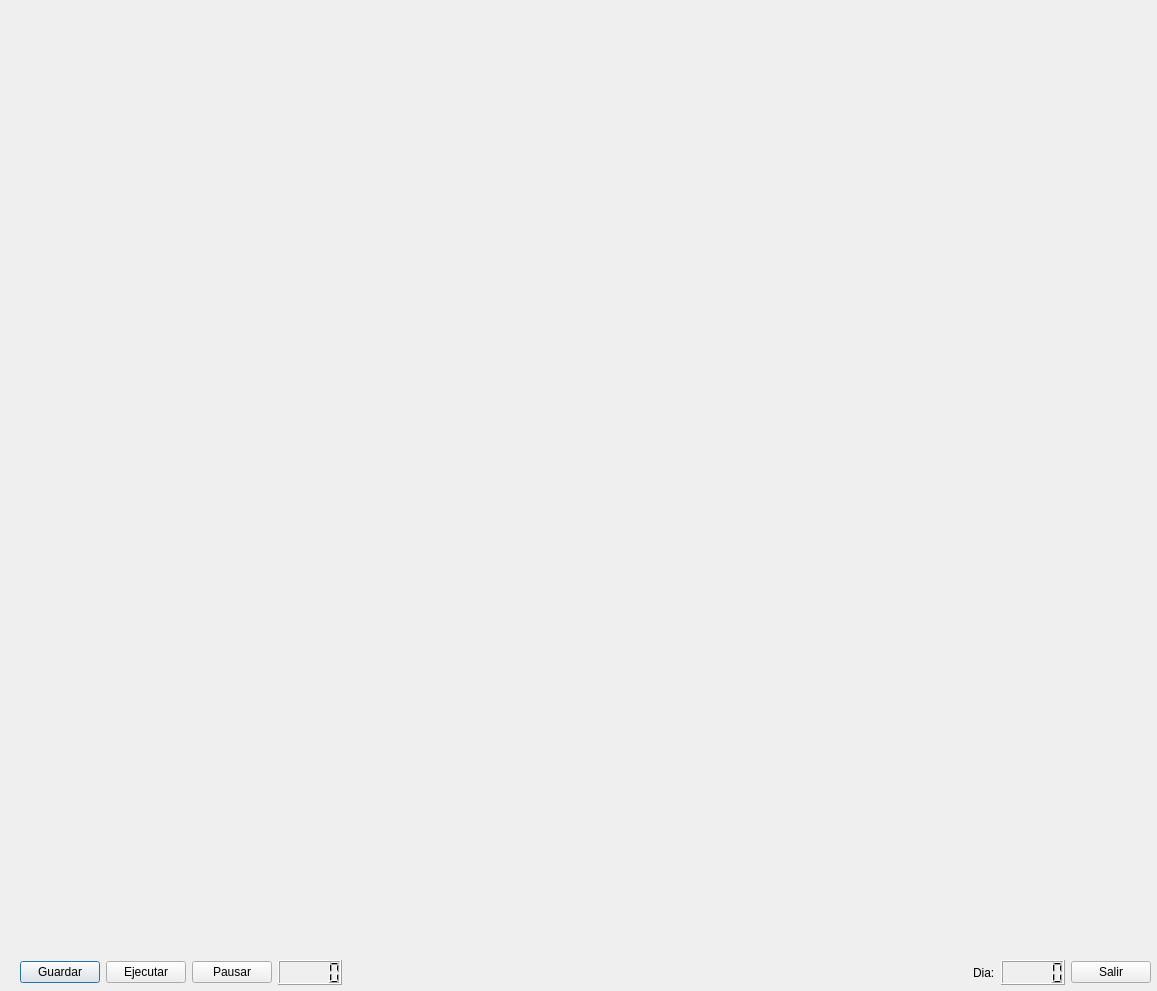
<?xml version="1.0" encoding="UTF-8"?>
<ui version="4.0">
 <class>Mostrar_Simulacion</class>
 <widget class="QDialog" name="Mostrar_Simulacion">
  <property name="geometry">
   <rect>
    <x>0</x>
    <y>0</y>
    <width>1157</width>
    <height>991</height>
   </rect>
  </property>
  <property name="windowTitle">
   <string>Dialog</string>
  </property>
  <widget class="QWidget" name="gridLayoutWidget">
   <property name="geometry">
    <rect>
     <x>10</x>
     <y>20</y>
     <width>1141</width>
     <height>921</height>
    </rect>
   </property>
   <layout class="QGridLayout" name="gridLayout"/>
  </widget>
  <widget class="QWidget" name="layoutWidget">
   <property name="geometry">
    <rect>
     <x>20</x>
     <y>960</y>
     <width>1131</width>
     <height>25</height>
    </rect>
   </property>
   <layout class="QHBoxLayout" name="horizontalLayout">
    <item>
     <widget class="QPushButton" name="GuardarSimulacion">
      <property name="text">
       <string>Guardar</string>
      </property>
     </widget>
    </item>
    <item>
     <widget class="QPushButton" name="EjecutarSimulacion">
      <property name="text">
       <string>Ejecutar</string>
      </property>
     </widget>
    </item>
    <item>
     <widget class="QPushButton" name="PausarSimulacion">
      <property name="text">
       <string>Pausar</string>
      </property>
     </widget>
    </item>
    <item>
     <widget class="QLCDNumber" name="lcdNumber"/>
    </item>
    <item>
     <spacer name="horizontalSpacer">
      <property name="orientation">
       <enum>Qt::Horizontal</enum>
      </property>
      <property name="sizeHint" stdset="0">
       <size>
        <width>40</width>
        <height>20</height>
       </size>
      </property>
     </spacer>
    </item>
    <item>
     <widget class="QLabel" name="label">
      <property name="text">
       <string>Dia:</string>
      </property>
     </widget>
    </item>
    <item>
     <widget class="QLCDNumber" name="LCDDias"/>
    </item>
    <item>
     <widget class="QPushButton" name="SalirSimulacion">
      <property name="text">
       <string>Salir</string>
      </property>
     </widget>
    </item>
   </layout>
  </widget>
 </widget>
 <resources/>
 <connections/>
</ui>
